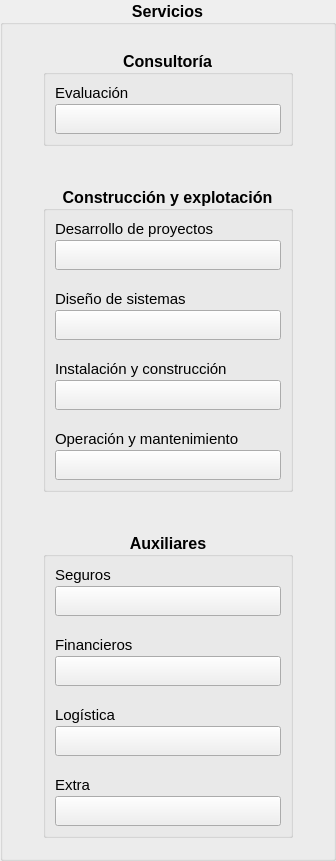
            <widget class="QGroupBox" name="groupServices">
             <property name="minimumSize">
              <size>
               <width>250</width>
               <height>0</height>
              </size>
             </property>
             <property name="font">
              <font>
               <pointsize>12</pointsize>
               <weight>75</weight>
               <bold>true</bold>
              </font>
             </property>
             <property name="title">
              <string>Servicios</string>
             </property>
             <property name="alignment">
              <set>Qt::AlignCenter</set>
             </property>
             <layout class="QVBoxLayout" name="verticalLayout_37">
              <property name="spacing">
               <number>40</number>
              </property>
              <property name="leftMargin">
               <number>40</number>
              </property>
              <property name="topMargin">
               <number>25</number>
              </property>
              <property name="rightMargin">
               <number>40</number>
              </property>
              <property name="bottomMargin">
               <number>20</number>
              </property>
              <item>
               <widget class="QGroupBox" name="groupConsultingServices">
                <property name="minimumSize">
                 <size>
                  <width>250</width>
                  <height>0</height>
                 </size>
                </property>
                <property name="font">
                 <font>
                  <pointsize>12</pointsize>
                  <weight>75</weight>
                  <bold>true</bold>
                 </font>
                </property>
                <property name="title">
                 <string>Consultoría</string>
                </property>
                <property name="alignment">
                 <set>Qt::AlignCenter</set>
                </property>
                <layout class="QVBoxLayout" name="verticalLayout_42">
                 <property name="spacing">
                  <number>20</number>
                 </property>
                 <item>
                  <layout class="QVBoxLayout" name="verticalLayout_43">
                   <property name="spacing">
                    <number>2</number>
                   </property>
                   <item>
                    <widget class="QLabel" name="labelAssessmentServices">
                     <property name="font">
                      <font>
                       <pointsize>11</pointsize>
                       <weight>50</weight>
                       <bold>false</bold>
                      </font>
                     </property>
                     <property name="text">
                      <string>Evaluación</string>
                     </property>
                     <property name="alignment">
                      <set>Qt::AlignLeading|Qt::AlignLeft|Qt::AlignVCenter</set>
                     </property>
                    </widget>
                   </item>
                   <item>
                    <widget class="QPushButton" name="buttonAssessmentServices">
                     <property name="minimumSize">
                      <size>
                       <width>0</width>
                       <height>30</height>
                      </size>
                     </property>
                     <property name="font">
                      <font>
                       <weight>50</weight>
                       <bold>false</bold>
                      </font>
                     </property>
                     <property name="text">
                      <string/>
                     </property>
                    </widget>
                   </item>
                  </layout>
                 </item>
                </layout>
               </widget>
              </item>
              <item>
               <widget class="QGroupBox" name="groupBuildingOperatingServices">
                <property name="minimumSize">
                 <size>
                  <width>250</width>
                  <height>0</height>
                 </size>
                </property>
                <property name="font">
                 <font>
                  <pointsize>12</pointsize>
                  <weight>75</weight>
                  <bold>true</bold>
                 </font>
                </property>
                <property name="title">
                 <string>Construcción y explotación</string>
                </property>
                <property name="alignment">
                 <set>Qt::AlignCenter</set>
                </property>
                <layout class="QVBoxLayout" name="verticalLayout_44">
                 <property name="spacing">
                  <number>20</number>
                 </property>
                 <item>
                  <layout class="QVBoxLayout" name="verticalLayout_45">
                   <property name="spacing">
                    <number>2</number>
                   </property>
                   <item>
                    <widget class="QLabel" name="labelProjectDevServices">
                     <property name="font">
                      <font>
                       <pointsize>11</pointsize>
                       <weight>50</weight>
                       <bold>false</bold>
                      </font>
                     </property>
                     <property name="text">
                      <string>Desarrollo de proyectos</string>
                     </property>
                     <property name="alignment">
                      <set>Qt::AlignLeading|Qt::AlignLeft|Qt::AlignVCenter</set>
                     </property>
                    </widget>
                   </item>
                   <item>
                    <widget class="QPushButton" name="buttonProjectDevServices">
                     <property name="minimumSize">
                      <size>
                       <width>0</width>
                       <height>30</height>
                      </size>
                     </property>
                     <property name="font">
                      <font>
                       <weight>50</weight>
                       <bold>false</bold>
                      </font>
                     </property>
                     <property name="text">
                      <string/>
                     </property>
                    </widget>
                   </item>
                  </layout>
                 </item>
                 <item>
                  <layout class="QVBoxLayout" name="verticalLayout_46">
                   <property name="spacing">
                    <number>2</number>
                   </property>
                   <item>
                    <widget class="QLabel" name="labelSystemDesignServices">
                     <property name="font">
                      <font>
                       <pointsize>11</pointsize>
                       <weight>50</weight>
                       <bold>false</bold>
                      </font>
                     </property>
                     <property name="text">
                      <string>Diseño de sistemas</string>
                     </property>
                     <property name="alignment">
                      <set>Qt::AlignLeading|Qt::AlignLeft|Qt::AlignVCenter</set>
                     </property>
                    </widget>
                   </item>
                   <item>
                    <widget class="QPushButton" name="buttonSystemDesignServices">
                     <property name="minimumSize">
                      <size>
                       <width>0</width>
                       <height>30</height>
                      </size>
                     </property>
                     <property name="font">
                      <font>
                       <weight>50</weight>
                       <bold>false</bold>
                      </font>
                     </property>
                     <property name="text">
                      <string/>
                     </property>
                    </widget>
                   </item>
                  </layout>
                 </item>
                 <item>
                  <layout class="QVBoxLayout" name="verticalLayout_47">
                   <property name="spacing">
                    <number>2</number>
                   </property>
                   <item>
                    <widget class="QLabel" name="labelInstallConstructServices">
                     <property name="font">
                      <font>
                       <pointsize>11</pointsize>
                       <weight>50</weight>
                       <bold>false</bold>
                      </font>
                     </property>
                     <property name="text">
                      <string>Instalación y construcción</string>
                     </property>
                     <property name="alignment">
                      <set>Qt::AlignLeading|Qt::AlignLeft|Qt::AlignVCenter</set>
                     </property>
                    </widget>
                   </item>
                   <item>
                    <widget class="QPushButton" name="buttonInstallConstructServices">
                     <property name="minimumSize">
                      <size>
                       <width>0</width>
                       <height>30</height>
                      </size>
                     </property>
                     <property name="font">
                      <font>
                       <weight>50</weight>
                       <bold>false</bold>
                      </font>
                     </property>
                     <property name="text">
                      <string/>
                     </property>
                    </widget>
                   </item>
                  </layout>
                 </item>
                 <item>
                  <layout class="QVBoxLayout" name="verticalLayout_48">
                   <property name="spacing">
                    <number>2</number>
                   </property>
                   <item>
                    <widget class="QLabel" name="labelOperMainServices">
                     <property name="font">
                      <font>
                       <pointsize>11</pointsize>
                       <weight>50</weight>
                       <bold>false</bold>
                      </font>
                     </property>
                     <property name="text">
                      <string>Operación y mantenimiento</string>
                     </property>
                     <property name="alignment">
                      <set>Qt::AlignLeading|Qt::AlignLeft|Qt::AlignVCenter</set>
                     </property>
                    </widget>
                   </item>
                   <item>
                    <widget class="QPushButton" name="buttonOperMainServices">
                     <property name="minimumSize">
                      <size>
                       <width>0</width>
                       <height>30</height>
                      </size>
                     </property>
                     <property name="font">
                      <font>
                       <weight>50</weight>
                       <bold>false</bold>
                      </font>
                     </property>
                     <property name="text">
                      <string/>
                     </property>
                    </widget>
                   </item>
                  </layout>
                 </item>
                </layout>
               </widget>
              </item>
              <item>
               <widget class="QGroupBox" name="groupAuxiliaryServices">
                <property name="minimumSize">
                 <size>
                  <width>250</width>
                  <height>0</height>
                 </size>
                </property>
                <property name="font">
                 <font>
                  <pointsize>12</pointsize>
                  <weight>75</weight>
                  <bold>true</bold>
                 </font>
                </property>
                <property name="title">
                 <string>Auxiliares</string>
                </property>
                <property name="alignment">
                 <set>Qt::AlignCenter</set>
                </property>
                <layout class="QVBoxLayout" name="verticalLayout_49">
                 <property name="spacing">
                  <number>20</number>
                 </property>
                 <item>
                  <layout class="QVBoxLayout" name="verticalLayout_50">
                   <property name="spacing">
                    <number>2</number>
                   </property>
                   <item>
                    <widget class="QLabel" name="labelInsuranceServices">
                     <property name="font">
                      <font>
                       <pointsize>11</pointsize>
                       <weight>50</weight>
                       <bold>false</bold>
                      </font>
                     </property>
                     <property name="text">
                      <string>Seguros</string>
                     </property>
                     <property name="alignment">
                      <set>Qt::AlignLeading|Qt::AlignLeft|Qt::AlignVCenter</set>
                     </property>
                    </widget>
                   </item>
                   <item>
                    <widget class="QPushButton" name="buttonInsuranceServices">
                     <property name="minimumSize">
                      <size>
                       <width>0</width>
                       <height>30</height>
                      </size>
                     </property>
                     <property name="font">
                      <font>
                       <weight>50</weight>
                       <bold>false</bold>
                      </font>
                     </property>
                     <property name="text">
                      <string/>
                     </property>
                    </widget>
                   </item>
                  </layout>
                 </item>
                 <item>
                  <layout class="QVBoxLayout" name="verticalLayout_51">
                   <property name="spacing">
                    <number>2</number>
                   </property>
                   <item>
                    <widget class="QLabel" name="labelFinancialServices">
                     <property name="font">
                      <font>
                       <pointsize>11</pointsize>
                       <weight>50</weight>
                       <bold>false</bold>
                      </font>
                     </property>
                     <property name="text">
                      <string>Financieros</string>
                     </property>
                     <property name="alignment">
                      <set>Qt::AlignLeading|Qt::AlignLeft|Qt::AlignVCenter</set>
                     </property>
                    </widget>
                   </item>
                   <item>
                    <widget class="QPushButton" name="buttonFinancialServices">
                     <property name="minimumSize">
                      <size>
                       <width>0</width>
                       <height>30</height>
                      </size>
                     </property>
                     <property name="font">
                      <font>
                       <weight>50</weight>
                       <bold>false</bold>
                      </font>
                     </property>
                     <property name="text">
                      <string/>
                     </property>
                    </widget>
                   </item>
                  </layout>
                 </item>
                 <item>
                  <layout class="QVBoxLayout" name="verticalLayout_52">
                   <property name="spacing">
                    <number>2</number>
                   </property>
                   <item>
                    <widget class="QLabel" name="labelLogisticServices">
                     <property name="font">
                      <font>
                       <pointsize>11</pointsize>
                       <weight>50</weight>
                       <bold>false</bold>
                      </font>
                     </property>
                     <property name="text">
                      <string>Logística</string>
                     </property>
                     <property name="alignment">
                      <set>Qt::AlignLeading|Qt::AlignLeft|Qt::AlignVCenter</set>
                     </property>
                    </widget>
                   </item>
                   <item>
                    <widget class="QPushButton" name="buttonLogisticServices">
                     <property name="minimumSize">
                      <size>
                       <width>0</width>
                       <height>30</height>
                      </size>
                     </property>
                     <property name="font">
                      <font>
                       <weight>50</weight>
                       <bold>false</bold>
                      </font>
                     </property>
                     <property name="text">
                      <string/>
                     </property>
                    </widget>
                   </item>
                  </layout>
                 </item>
                 <item>
                  <layout class="QVBoxLayout" name="verticalLayout_53">
                   <property name="spacing">
                    <number>2</number>
                   </property>
                   <item>
                    <widget class="QLabel" name="labelExtraServices">
                     <property name="font">
                      <font>
                       <pointsize>11</pointsize>
                       <weight>50</weight>
                       <bold>false</bold>
                      </font>
                     </property>
                     <property name="text">
                      <string>Extra</string>
                     </property>
                     <property name="alignment">
                      <set>Qt::AlignLeading|Qt::AlignLeft|Qt::AlignVCenter</set>
                     </property>
                    </widget>
                   </item>
                   <item>
                    <widget class="QPushButton" name="buttonExtraServices">
                     <property name="minimumSize">
                      <size>
                       <width>0</width>
                       <height>30</height>
                      </size>
                     </property>
                     <property name="font">
                      <font>
                       <weight>50</weight>
                       <bold>false</bold>
                      </font>
                     </property>
                     <property name="text">
                      <string/>
                     </property>
                    </widget>
                   </item>
                  </layout>
                 </item>
                </layout>
               </widget>
              </item>
             </layout>
            </widget>
